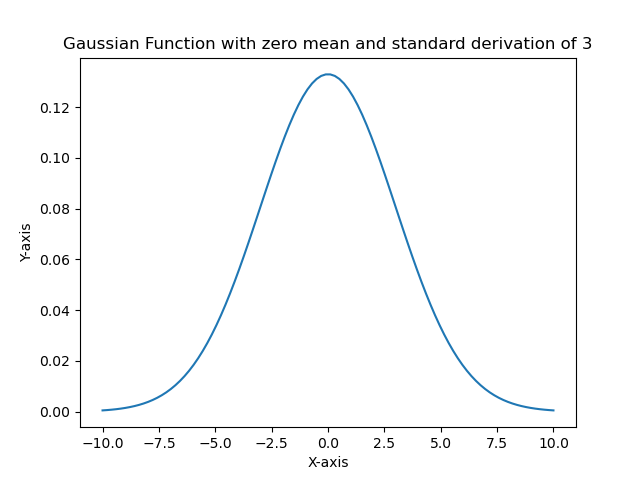

This figure's Python source:
import numpy as np
import matplotlib.pyplot as plt

def gaussian(sigma,dev,x):
    return (1/(sigma*np.sqrt(2*np.pi))) * np.e**(-0.5*(x-dev)**2/sigma**2)


x = np.linspace(-10,10,100)
y = gaussian(3,0,x)

plt.xlabel("X-axis")
plt.ylabel("Y-axis")
plt.title("Gaussian Function with zero mean and standard derivation of 3")
plt.plot(x,y)

plt.savefig('gaussian.png')